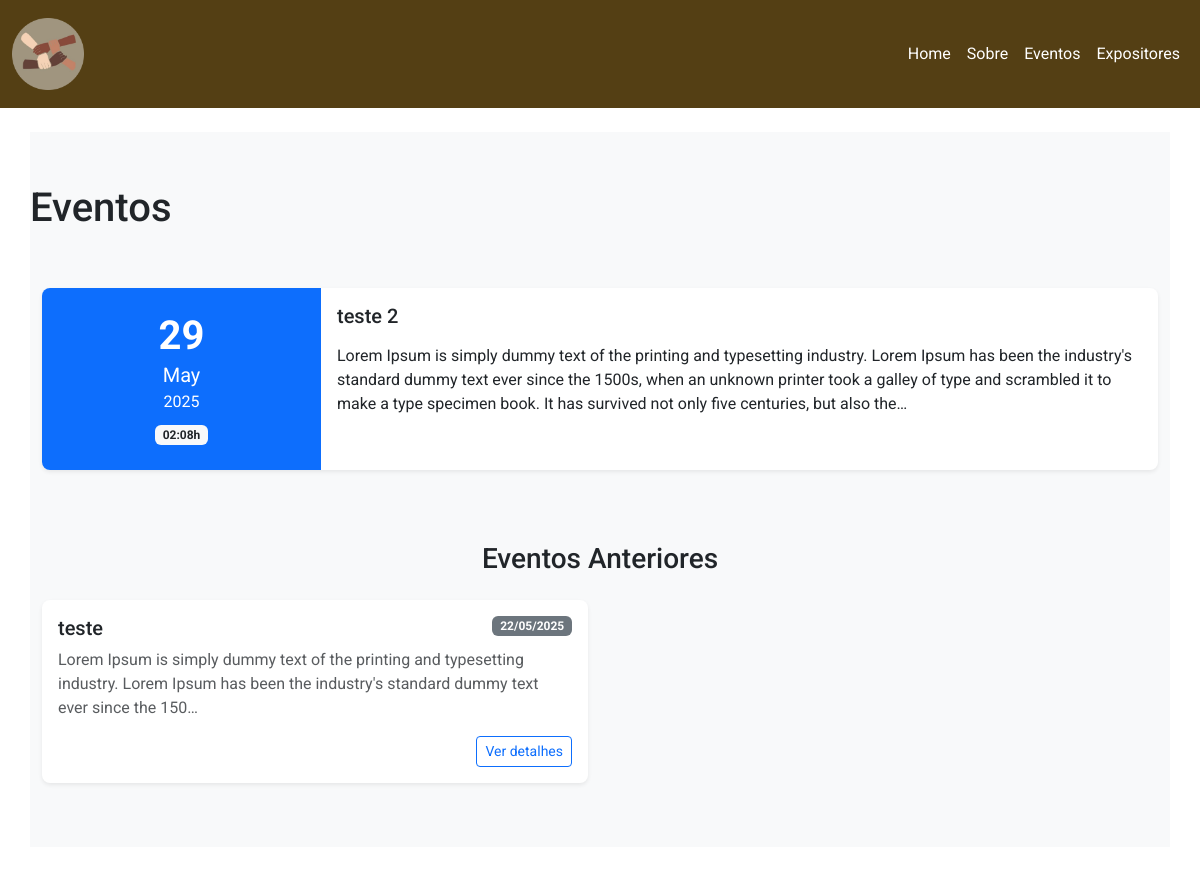
The app's page /eventos/, older data.
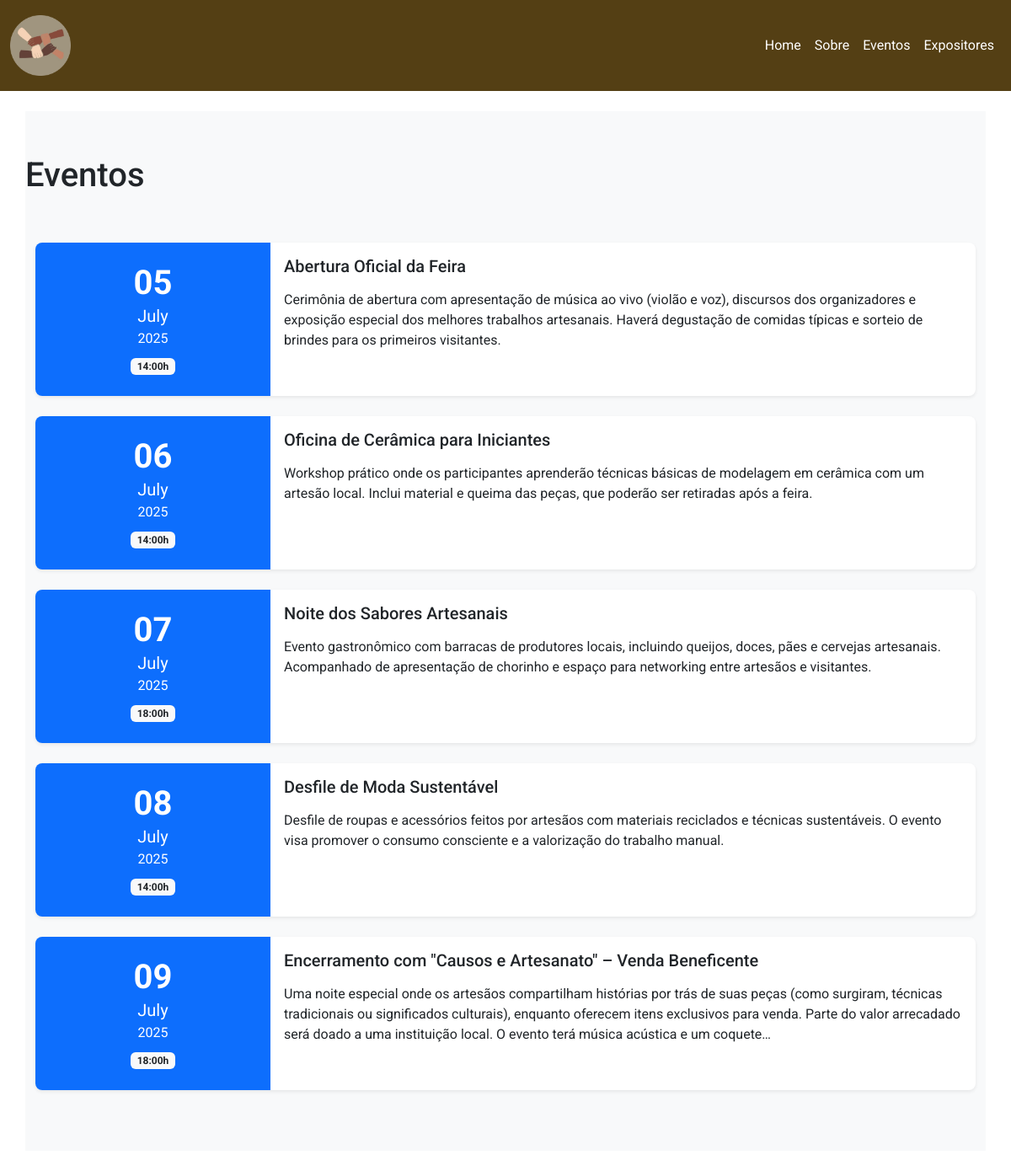
The same page, newer data.
### eventos/models.py (models this page shows, shortened)
class Evento(models.Model):
    titulo = models.CharField(max_length=200, verbose_name="Título")
    descricao = models.TextField(verbose_name="Descrição")
    data = models.DateTimeField(verbose_name="Data do Evento")
    criado_em = models.DateTimeField(auto_now_add=True, verbose_name="Criado em")
    atualizado_em = models.DateTimeField(auto_now=True, verbose_name="Atualizado em")
    class Meta:
        verbose_name = "Evento"
        verbose_name_plural = "Eventos"
        ordering = ['data']

### eventos/views.py (the view)
# urls.py: path('', views.lista_eventos, name='lista_eventos'),
def lista_eventos(request):
    agora = timezone.now()
    eventos_futuros = Evento.objects.filter(data__gte=agora).order_by('data')
    eventos_passados = Evento.objects.filter(data__lt=agora).order_by('-data')
    context = {
        'eventos_futuros': eventos_futuros,
        'eventos_passados': eventos_passados,
    }
    return render(request, 'eventos/lista_eventos.html', context)

### eventos/templates/eventos/lista_eventos.html (shortened to what this page needs)
{% extends 'base.html' %}
{% block content %}
<section class="container eventos-section mt-4 mb-4">
    <h1 class="pb-5 pt-1">Eventos</h1>
    <div class="container">
        {% if eventos_futuros %}
        <div class="row">
            {% for evento in eventos_futuros %}
            <div class="col-md-12 mb-4">
                <div class="card h-100 border-0 shadow-sm">
                    <div class="row g-0">
                        <div class="col-md-3 bg-primary text-white p-4 d-flex flex-column justify-content-center">
                            <div class="text-center">
                                <div class="display-6 fw-bold">{{ evento.data|date:"d" }}</div>
                                <div class="fs-5">{{ evento.data|date:"F"|title }}</div>
                                <div class="fs-6">{{ evento.data|date:"Y" }}</div>
                                <div class="mt-2">
                                    <span class="badge bg-light text-dark">{{ evento.data|date:"H:i" }}h</span>
                                </div>
                            </div>
                        </div>
                        <div class="col-md-9">
                            <div class="card-body">
                                <h5 class="card-title mb-3">{{ evento.titulo }}</h5>
                                <p class="card-text">{{ evento.descricao|truncatechars:300 }}</p>
                            </div>
                        </div>
                    </div>
                </div>
            </div>
            {% endfor %}
        </div>
        {% else %}
        <div class="alert alert-info text-center">
            Nenhum evento programado no momento. Volte em breve!
        </div>
        {% endif %}
        {% if eventos_passados %}
        <h3 class="text-center mt-5 mb-4">Eventos Anteriores</h3>
        <div class="row">
            {% for evento in eventos_passados|slice:":5" %}
            <div class="col-md-6 mb-3">
                <div class="card h-100 border-0 shadow-sm">
                    <div class="card-body">
                        <div class="d-flex justify-content-between align-items-start mb-2">
                            <h5 class="card-title mb-0">{{ evento.titulo }}</h5>
                            <span class="badge bg-secondary">
                                {{ evento.data|date:"d/m/Y" }}
                            </span>
                        </div>
                        <p class="card-text text-muted">{{ evento.descricao|truncatechars:150 }}</p>
                        <div class="text-end">
                            <a href="#" class="btn btn-sm btn-outline-primary">Ver detalhes</a>
                        </div>
                    </div>
                </div>
            </div>
            {% endfor %}
        </div>
        {% endif %}
    </div>
</section>
{% load i18n %}
{% endblock %}

### home/templates/base.html (shortened to what this page needs)
{% load static %}
<!DOCTYPE html>
<html lang="pt-br">
<head>
    <link rel="stylesheet" href="{% static 'css/style.css' %}">
    <link href="https://cdn.jsdelivr.net/npm/bootstrap@5.3.5/dist/css/bootstrap.min.css" rel="stylesheet">
    <link rel="stylesheet" href="https://cdnjs.cloudflare.com/ajax/libs/OwlCarousel2/2.3.4/assets/owl.carousel.min.css"/>
    <link rel="stylesheet" href="https://cdnjs.cloudflare.com/ajax/libs/OwlCarousel2/2.3.4/assets/owl.theme.default.min.css"/>
    <link href='https://cdn.jsdelivr.net/npm/fullcalendar@5.11.3/main.min.css' rel='stylesheet' />
</head>
<body>
    {% block navbar %}
        {% include 'partials/navbar.html' %}
    {% endblock %}
        {% block content %}
        {% endblock %}
</body>
</html>

### home/templates/partials/navbar.html (shortened to what this page needs)
{% load static %}
<nav class="navbar navbar-expand-lg">
  <div class="container-fluid">
    <a class="navbar-brand" href="{% url 'home' %}">
      <div class="box-img">
        <img src="{% static 'img/favicon.png' %}" alt="" />
      </div>
    </a>
    <div class="collapse navbar-collapse" id="navbarNav">
      <ul class="navbar-nav">
        <li class="nav-item">
          <a class="nav-link" href="{% url 'home' %}">Home</a>
        </li>
        <li class="nav-item">
          <a class="nav-link" href="https://pl-corarte2025.onrender.com/#sobre"
            >Sobre</a
          >
        </li>
        <li class="nav-item">
          <a class="nav-link" href="{% url 'eventos:lista_eventos' %}"
            >Eventos</a
          >
        </li>
        <li class="nav-item">
          <a class="nav-link" href="{% url 'expositores:lista' %}">Expositores</a>
        </li>
      </ul>
    </div>
  </div>
</nav>

### home/static/css/style.css (style rules this page uses)
:root { --nav-height: 108px; --nav-color: #543f14; --nav-hover: #a0957f; --color1: #a0957f; --color2: #ebdfc9; --color3: #0a0a0a; --color4: #fefefe; }
* { font-family: "Roboto", sans-serif; }
nav.navbar { background-color: var(--nav-color); height: var(--nav-height); line-height: var(--nav-height); }
.navbar-expand-lg .navbar-nav .nav-link { color:#ffffff; }
.navbar-expand-lg .navbar-collapse { justify-content: flex-end; }
nav.navbar .box-img { height: calc(var(--nav-height) * 2 / 3); }
nav.navbar .box-img img { vertical-align: unset; }
.box-img img { width: 100%; height: 100%; }

### eventos/templates/eventos/lista_eventos.html (style rules this page uses)
.eventos-section { padding: 3rem 0; background-color: #f8f9fa; }
.card { transition: transform 0.3s; border-radius: 0.5rem; overflow: hidden; }
.bg-primary { background-color: #0d6efd !important; }

Row changes from the older to the newer data that the page shows:
removed Evento: data "29", data "May", data "2025", data "02:08", titulo "teste 2", descricao "Lorem Ipsum is simply dummy text of the printing and typesetting industry. Lorem Ipsum has been the industry's standard dummy text ever since the 1500s, when an unknown printer took a galley of type and scrambled it to make a type specimen book. It has survived not only five centuries, but also the…", shown under "Eventos"
removed Evento: titulo "teste", data "22/05/2025", descricao "Lorem Ipsum is simply dummy text of the printing and typesetting industry. Lorem Ipsum has been the industry's standard dummy text ever since the 150…", shown under "Eventos Anteriores"
added Evento: data "05", data "July", data "2025", data "14:00", titulo "Abertura Oficial da Feira", descricao "Cerimônia de abertura com apresentação de música ao vivo (violão e voz), discursos dos organizadores e exposição especial dos melhores trabalhos artesanais. Haverá degustação de comidas típicas e sorteio de brindes para os primeiros visitantes.", shown under "Eventos"
added Evento: data "06", data "July", data "2025", data "14:00", titulo "Oficina de Cerâmica para Iniciantes", descricao "Workshop prático onde os participantes aprenderão técnicas básicas de modelagem em cerâmica com um artesão local. Inclui material e queima das peças, que poderão ser retiradas após a feira.", shown under "Eventos"
added Evento: data "07", data "July", data "2025", data "18:00", titulo "Noite dos Sabores Artesanais", descricao "Evento gastronômico com barracas de produtores locais, incluindo queijos, doces, pães e cervejas artesanais. Acompanhado de apresentação de chorinho e espaço para networking entre artesãos e visitantes.", shown under "Eventos"
added Evento: data "08", data "July", data "2025", data "14:00", titulo "Desfile de Moda Sustentável", descricao "Desfile de roupas e acessórios feitos por artesãos com materiais reciclados e técnicas sustentáveis. O evento visa promover o consumo consciente e a valorização do trabalho manual.", shown under "Eventos"
added Evento: data "09", data "July", data "2025", data "18:00", titulo "Encerramento com \"Causos e Artesanato\" – Venda Beneficente", descricao "Uma noite especial onde os artesãos compartilham histórias por trás de suas peças (como surgiram, técnicas tradicionais ou significados culturais), enquanto oferecem itens exclusivos para venda. Parte do valor arrecadado será doado a uma instituição local. O evento terá música acústica e um coquete…", shown under "Eventos"
Text that changed along with them:
text no longer shown: "Eventos Anteriores"
